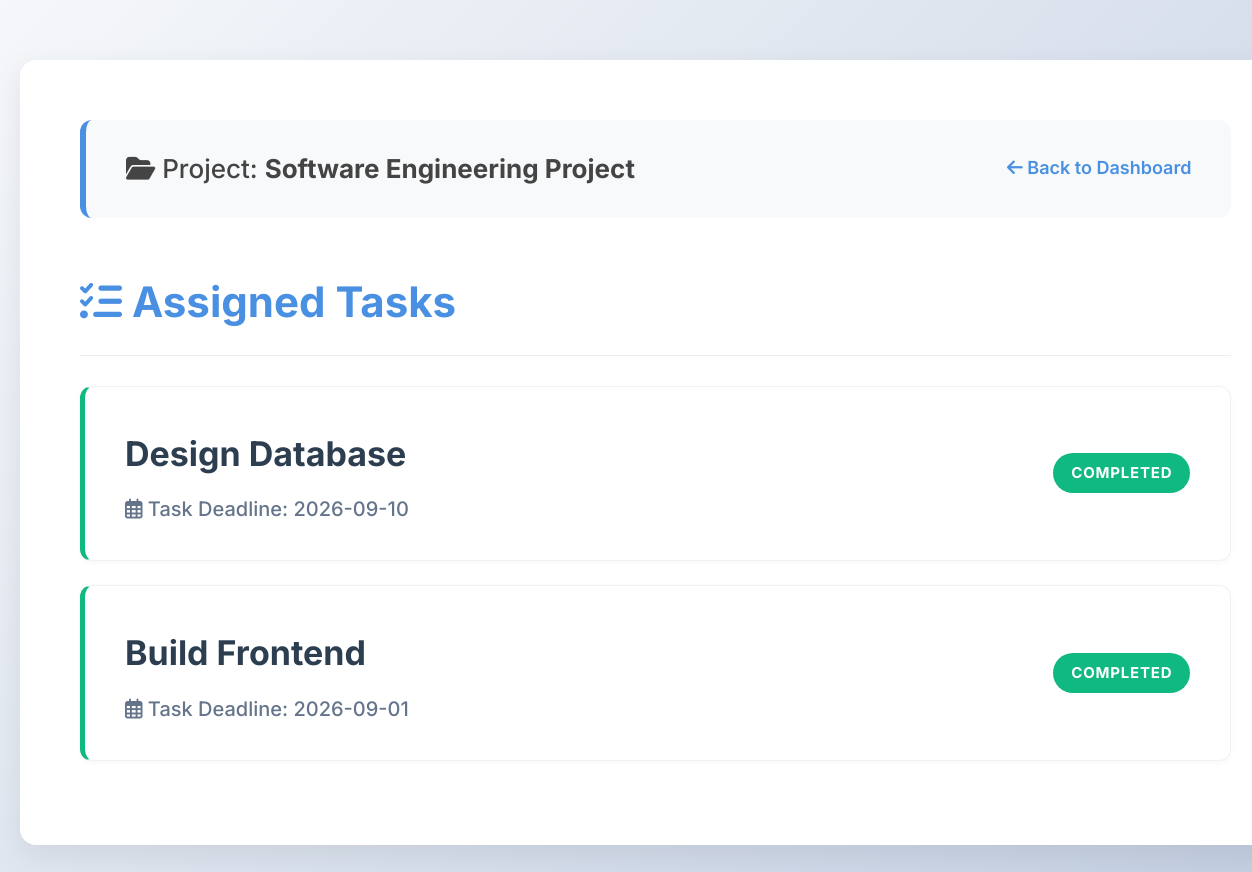
The app's page /project/1 (signed in) with its own data.
### tables this page shows
CREATE TABLE projects (
            id INTEGER PRIMARY KEY AUTOINCREMENT,
            title TEXT NOT NULL,
            manager_id INTEGER,
            deadline DATE,
            status TEXT DEFAULT 'Ongoing'
        );

CREATE TABLE tasks (
            id INTEGER PRIMARY KEY AUTOINCREMENT,
            project_id INTEGER,
            developer_id INTEGER,
            title TEXT NOT NULL,
            deadline DATE,
            is_completed BOOLEAN DEFAULT 0,
            FOREIGN KEY (project_id) REFERENCES projects (id)
        );

### app.py (the view)
@app.route('/project/<int:project_id>')
def project_detail(project_id):
    if 'username' not in session:
        return redirect(url_for('login'))
    conn = get_db_connection()
    user_role = session.get('role')
    user_id = session.get('user_id')
    project = conn.execute('SELECT * FROM projects WHERE id = ?', (project_id,)).fetchone()
    if not project:
        conn.close()
        return "Project not found.", 404
    if user_role == 'manager':
        if project['manager_id'] != user_id:
            conn.close()
            return "Access Denied: You do not own this project.", 403
    elif user_role == 'developer':
        assigned_check = conn.execute('SELECT * FROM tasks WHERE project_id = ? AND developer_id = ?', (project_id, user_id)).fetchone()
        if not assigned_check:
            conn.close()
            return "Access Denied: You are not assigned to any tasks in this project.", 403
    if user_role == 'admin' or user_role == 'manager':
        tasks = conn.execute('SELECT * FROM tasks WHERE project_id = ?', (project_id,)).fetchall()
    else:
        tasks = conn.execute('SELECT * FROM tasks WHERE project_id = ? AND developer_id = ?', (project_id, user_id)).fetchall()
    conn.close()
    today = date.today().strftime('%Y-%m-%d')
    return render_template('project_detail.html', project=project, tasks=tasks, today=today, role=user_role)

### app.py (called while the page is built)
def get_db_connection():
    conn = sqlite3.connect('project_manager.db', timeout=10.0)
    conn.row_factory = sqlite3.Row
    return conn

### templates/project_detail.html (shortened to what this page needs)
<!DOCTYPE html>
<html>
<head>
    <link rel="stylesheet" href="https://cdnjs.cloudflare.com/ajax/libs/font-awesome/6.4.0/css/all.min.css">
    <link rel="stylesheet" href="{{ url_for('static', filename='style.css') }}">
</head>
<body>
    <div class="container">
        <div class="nav-bar">
            <span><i class="fas fa-folder-open"></i> Project: <strong>{{ project['title'] }}</strong></span>
            <a href="/" style="color: #4a90e2; font-weight: 600; text-decoration: none;">
                <i class="fas fa-arrow-left"></i> Back to Dashboard
            </a>
        </div>
        <h2 style="margin-bottom: 20px;"><i class="fas fa-tasks"></i> Assigned Tasks</h2>
        <hr style="border: 0; height: 1px; background: #eee; margin-bottom: 30px;">
        <ul>
            {% for task in tasks %}
                {% if task['is_completed'] == 1 %}
                    {% set badge_class = 'badge-green' %}
                    {% set status_text = 'Completed' %}
                    {% set border_color = '#10b981' %}
                {% elif today > task['deadline'] %}
                    {% set badge_class = 'badge-red' %}
                    {% set status_text = 'Overdue' %}
                    {% set border_color = '#ef4444' %}
                {% else %}
                    {% set badge_class = 'badge-blue' %}
                    {% set status_text = 'In Progress' %}
                    {% set border_color = '#3b82f6' %}
                {% endif %}
                <li class="task-card" style="border-left: 5px solid {{ border_color }}; display: flex; justify-content: space-between; align-items: center;">
                    <div>
                        <a href="/task/{{ task['id'] }}" class="task-title" style="display: inline-block; margin-top: 5px;">
                            {{ task['title'] }}
                        </a>
                        <br>
                        <small style="color: #64748b; font-weight: 500;">
                            <i class="far fa-calendar-alt"></i> Task Deadline: {{ task['deadline'] }}
                        </small>
                    </div>
                    <span class="badge {{ badge_class }}">{{ status_text }}</span>
                </li>
            {% else %}
                <p style="color: #94a3b8; font-style: italic;">No tasks assigned to this project yet.</p>
            {% endfor %}
        </ul>
    </div>
</body>
</html>

### static/style.css (style rules this page uses)
body { font-family: 'Inter', sans-serif; background: linear-gradient(135deg, #f5f7fa 0%, #c3cfe2 100%); background-attachment: fixed; color: #333; line-height: 1.6; margin: 0; padding: 40px 20px; font-size: 18px; }
h2 { font-size: 42px; color: #1a252f; font-weight: 700; margin-bottom: 30px; }
.container { width: 95%; max-width: 1400px; margin: 20px auto; background: #ffffff; padding: 60px; border-radius: 16px; box-shadow: 0 10px 30px rgba(0,0,0,0.08); }
.container h2, .container h2 i { color: #4a90e2; }
.nav-bar { display: flex; justify-content: space-between; align-items: center; background-color: #f8f9fa; padding: 28px 40px; border-radius: 12px; margin-bottom: 50px; border-left: 6px solid #4a90e2; }
.nav-bar span { font-size: 26px; font-weight: 500; color: #444; }
ul { list-style-type: none; padding: 0; }
li.task-card { background: #ffffff; margin: 24px 0; padding: 35px 40px; border-radius: 12px; border: 1px solid #edf2f7; box-shadow: 0 2px 6px rgba(0,0,0,0.03); transition: transform 0.2s, box-shadow 0.2s; display: flex; justify-content: space-between; align-items: center; }
a.task-title { color: #2c3e50; font-size: 34px; font-weight: 700; text-decoration: none; transition: color 0.2s; display: block; margin-bottom: 12px; }
li.task-card small, .task-card p { font-size: 20px; color: #64748b; }
.badge { padding: 8px 18px; border-radius: 20px; font-size: 15px; font-weight: 700; color: white; display: inline-block; margin-left: 12px; text-transform: uppercase; letter-spacing: 0.8px; }
.badge-green { background-color: #10b981; }

### records on screen
projects: title "Software Engineering Project"
tasks: title "Design Database", deadline "2026-09-10", status_text "COMPLETED"
tasks: title "Build Frontend", deadline "2026-09-01", status_text "COMPLETED"
